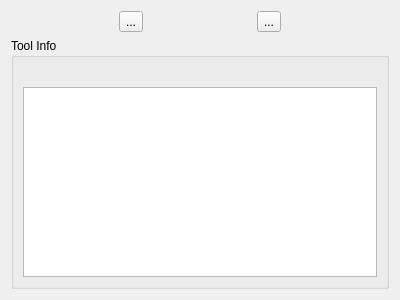
<?xml version="1.0" encoding="UTF-8"?>
<ui version="4.0">
 <class>MapStateWidgetView</class>
 <widget class="QWidget" name="MapStateWidgetView">
  <property name="geometry">
   <rect>
    <x>0</x>
    <y>0</y>
    <width>400</width>
    <height>300</height>
   </rect>
  </property>
  <property name="sizePolicy">
   <sizepolicy hsizetype="Preferred" vsizetype="Expanding">
    <horstretch>0</horstretch>
    <verstretch>0</verstretch>
   </sizepolicy>
  </property>
  <property name="windowTitle">
   <string>Form</string>
  </property>
  <property name="layoutDirection">
   <enum>Qt::LeftToRight</enum>
  </property>
  <layout class="QVBoxLayout" name="verticalLayout">
   <item>
    <layout class="QGridLayout" name="gridLayout">
     <item row="0" column="0">
      <widget class="QToolButton" name="anchortool">
       <property name="cursor">
        <cursorShape>PointingHandCursor</cursorShape>
       </property>
       <property name="text">
        <string>...</string>
       </property>
       <property name="icon">
        <iconset>
         <normaloff>../../../../../Pictures/Android UI/Menu Icons/hdpi/ic_menu_anchor.png</normaloff>../../../../../Pictures/Android UI/Menu Icons/hdpi/ic_menu_anchor.png</iconset>
       </property>
       <property name="iconSize">
        <size>
         <width>48</width>
         <height>48</height>
        </size>
       </property>
      </widget>
     </item>
     <item row="0" column="1">
      <widget class="QToolButton" name="cardtool">
       <property name="text">
        <string>...</string>
       </property>
       <property name="icon">
        <iconset>
         <normaloff>../../../../../Pictures/Android UI/Menu Icons/hdpi/ic_menu_cards.png</normaloff>../../../../../Pictures/Android UI/Menu Icons/hdpi/ic_menu_cards.png</iconset>
       </property>
       <property name="iconSize">
        <size>
         <width>48</width>
         <height>48</height>
        </size>
       </property>
      </widget>
     </item>
    </layout>
   </item>
   <item>
    <widget class="QGroupBox" name="toolinfobox">
     <property name="autoFillBackground">
      <bool>false</bool>
     </property>
     <property name="title">
      <string>Tool Info</string>
     </property>
     <property name="checkable">
      <bool>false</bool>
     </property>
     <layout class="QVBoxLayout" name="verticalLayout_2">
      <item>
       <widget class="QLabel" name="label">
        <property name="text">
         <string/>
        </property>
        <property name="wordWrap">
         <bool>true</bool>
        </property>
       </widget>
      </item>
      <item>
       <widget class="QTextBrowser" name="instructions"/>
      </item>
     </layout>
     <zorder>gridLayoutWidget</zorder>
     <zorder>label</zorder>
     <zorder>instructions</zorder>
    </widget>
   </item>
  </layout>
 </widget>
 <resources/>
 <connections/>
</ui>
